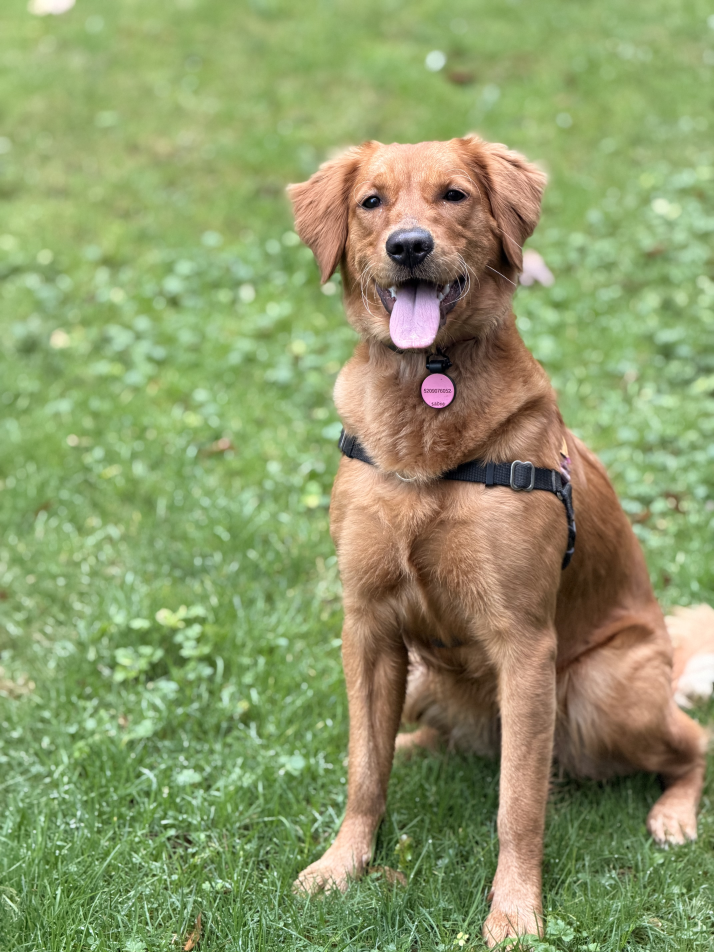
#> input picture skills/community/skills_sh/s/skills-sh_mvanhorn_last30days-skill_last30days/assets/dog-original.jpeg, 4284 x 5712 px (shown at 1/6 size)
$ python qr_poster.py --bg ../../../../skills_sh/s/skills-sh_mvanhorn_last30days-skill_last30days/assets/dog-original.jpeg --qr ../../../../skills_sh/s/skills-sh_mvanhorn_last30days-skill_last30days/assets/aging-portrait.jpeg --out out.png --x 5 --y 5
#> lines starting #> are read from the running program, lines starting #| are printed output that depends on the picture
#!/usr/bin/env python3
import argparse
import os


def main():
    try:
        from PIL import Image
    except Exception as e:
        raise SystemExit('Missing deps: pip install pillow') from e

    ap = argparse.ArgumentParser(description='Compose poster with QR image')
    ap.add_argument('--bg', required=True, help='background image path')
    ap.add_argument('--qr', required=True, help='qr image path')
    ap.add_argument('--out', required=True)
    ap.add_argument('--x', type=int, required=True)
    ap.add_argument('--y', type=int, required=True)
    ap.add_argument('--size', type=int, default=260)
    ap.add_argument('--opacity', type=float, default=1.0)
    args = ap.parse_args()

    bg = Image.open(args.bg).convert('RGBA')
    qr = Image.open(args.qr).convert('RGBA').resize((args.size, args.size), Image.LANCZOS)
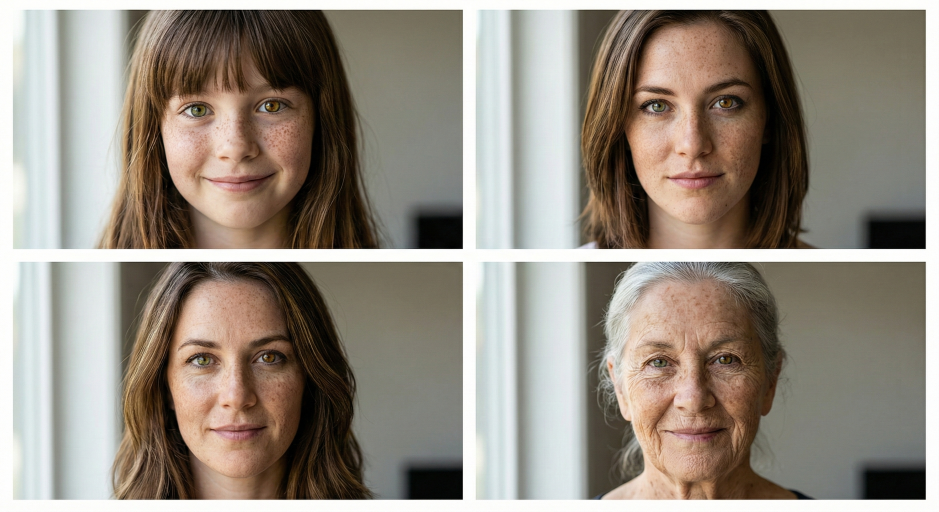
#> input picture skills/community/skills_sh/s/skills-sh_mvanhorn_last30days-skill_last30days/assets/aging-portrait.jpeg, 2816 x 1536 px (shown at 1/3 size)
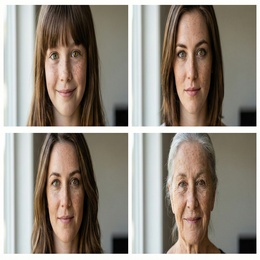
#> qr: PIL image 260x260 RGBA; mean R, G, B, A 147.7, 138.9, 128, 255

    if args.opacity < 1.0:
        a = qr.split()[-1].point(lambda v: int(v * max(0.0, min(1.0, args.opacity))))
        qr.putalpha(a)

    bg.alpha_composite(qr, (args.x, args.y))
    os.makedirs(os.path.dirname(args.out) or '.', exist_ok=True)
    if args.out.lower().endswith(('.jpg', '.jpeg')):
        bg.convert('RGB').save(args.out, quality=95)
    else:
        bg.save(args.out)
    print(args.out)


if __name__ == '__main__':
    main()
